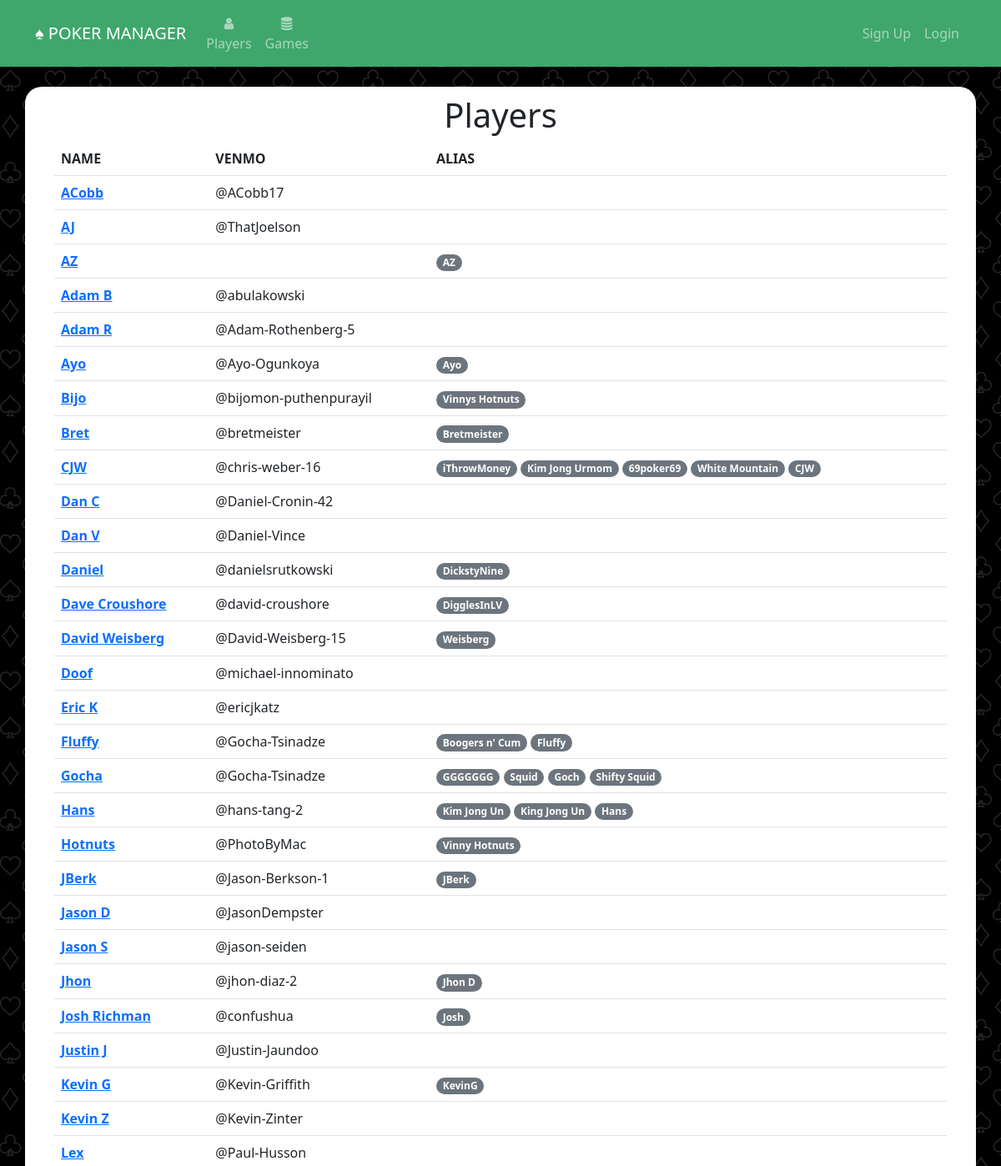
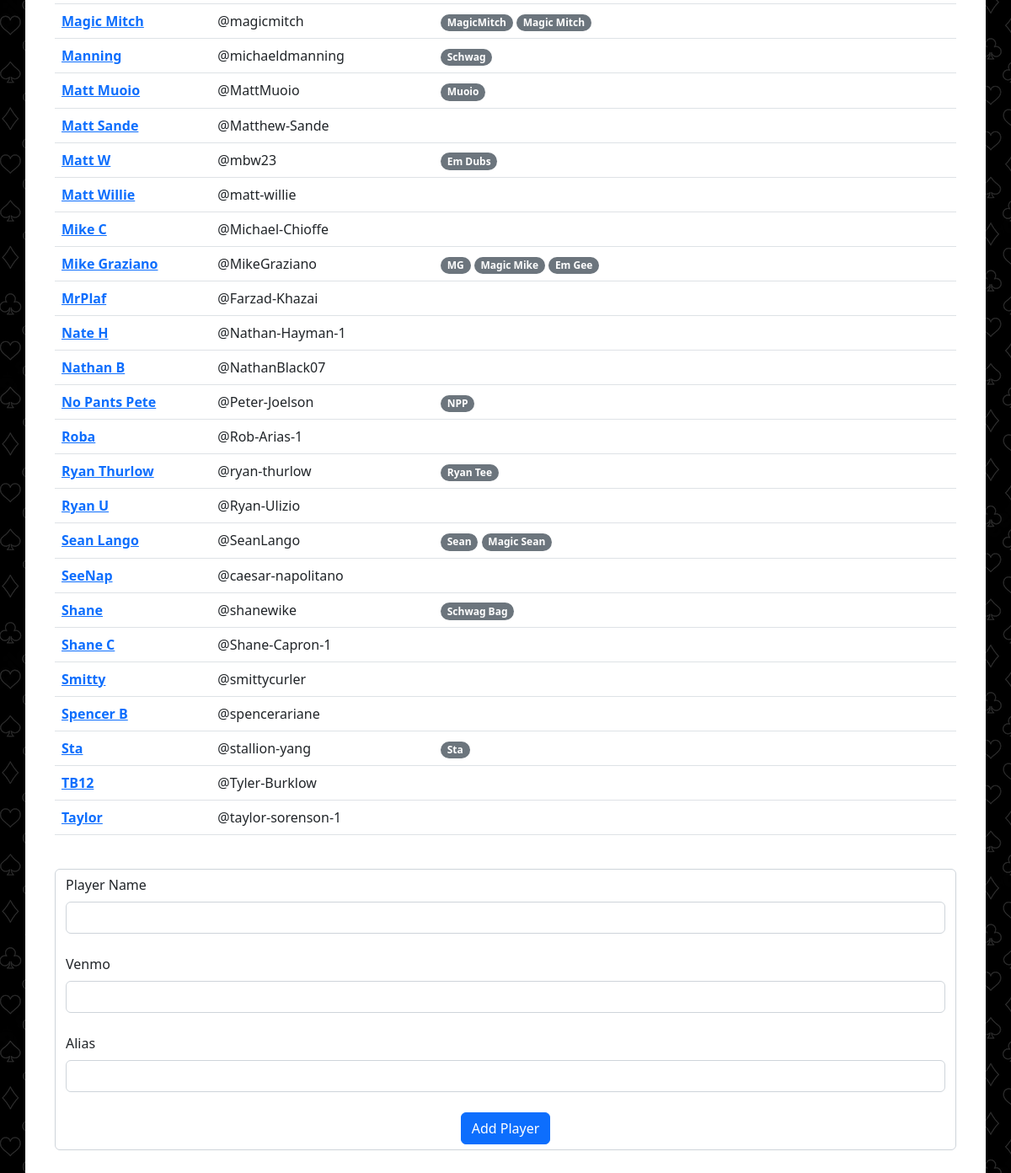
Before: /players with the older database file (2 pictures, top to bottom).
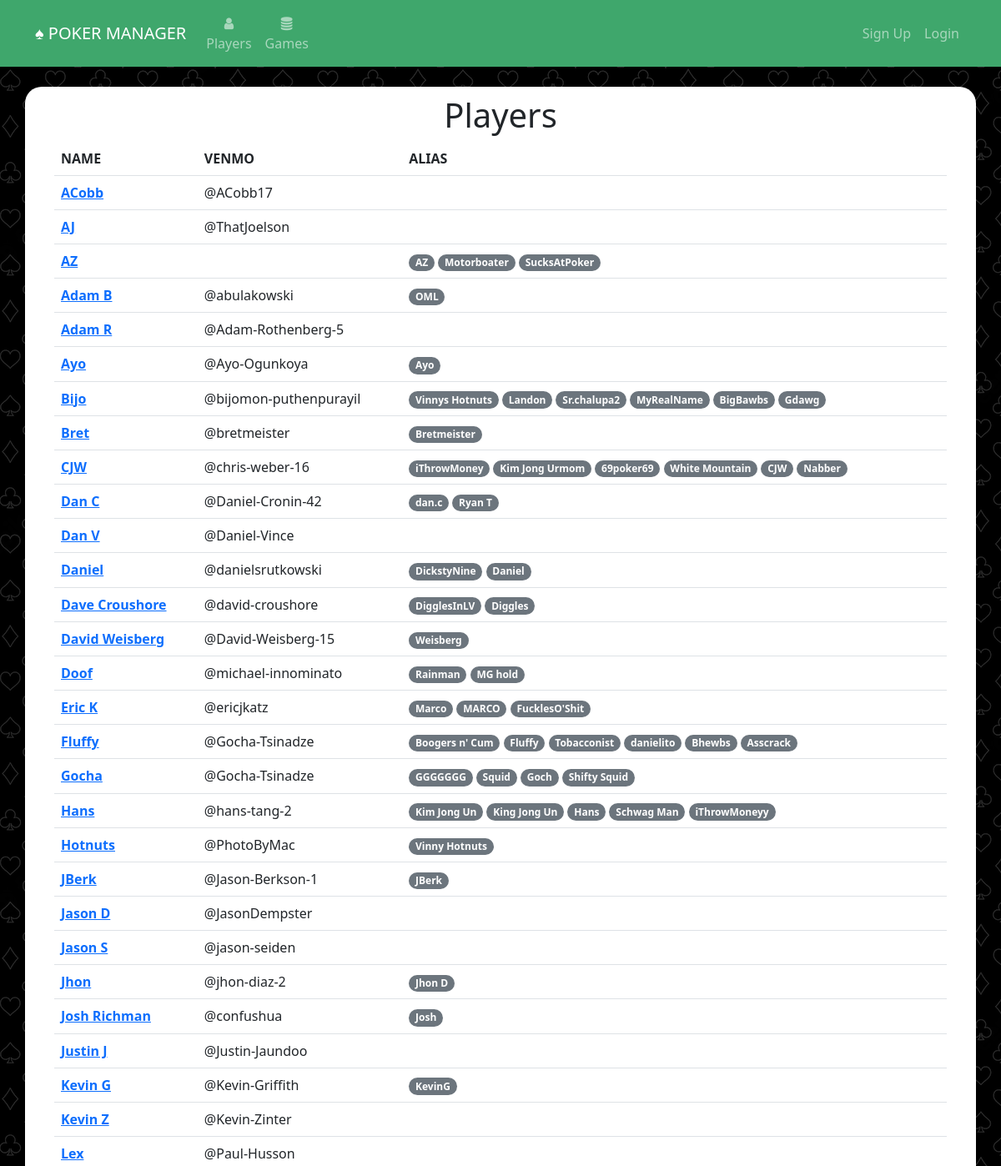
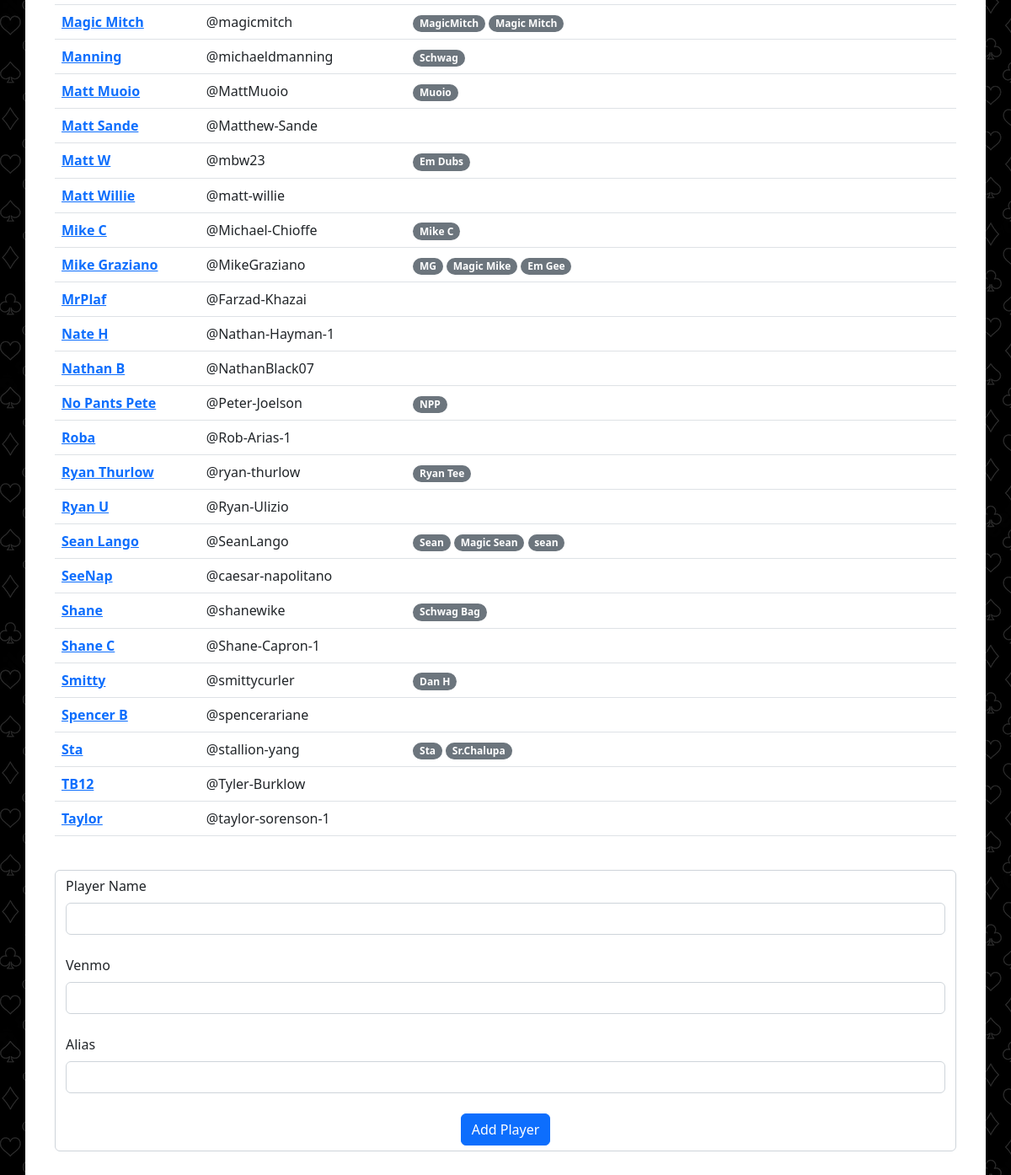
After: the same page with the newer database file (2 pictures, top to bottom).
### website/models.py (models this page shows)
class Player(db.Model):
	id = db.Column(db.Integer, primary_key=True)
	name = db.Column(db.String(150), unique=True)
	venmo = db.Column(db.String(300))
	email = db.Column(db.String(300))
	games_played = db.Column(db.Integer, default=0)
	aliases = db.relationship('Alias', backref='player')
	earnings = db.relationship('Earning', backref='player')
	user = db.relationship('User', backref='player')

class Alias(db.Model):
	id = db.Column(db.Integer, primary_key=True)
	alias = db.Column(db.String(150), unique=True)
	player_id = db.Column(db.Integer, db.ForeignKey('player.id'))

### website/views.py (the view, shortened to what this page needs)
@views.route('/players', methods=['GET','POST'])
def players():
	players = Player.query.order_by(Player.name.asc()).all()
	return render_template("players.html", user=current_user, players=players)

### website/templates/players.html (shortened to what this page needs)
{% extends "base.html" %}
{% block content %}
<h1 align="center">Players</h1>
<table class="table">
	<thead>
	  <tr>
		<th scope="col">NAME</th>
		<th scope="col">VENMO</th>
		<th scope="col">ALIAS</th>
	  </tr>
	</thead>
	<tbody>
	{% if players %}
	{% for player in players %}
		<tr>
			<td><a href="{{url_for('views.edit_player', player_id=player.id)}}" ><strong>{{ player.name }}</strong></a></td>
			<td>{{ player.venmo }}</td>
			<td>
				{% for alias in player.aliases %}
				<span class="badge rounded-pill bg-secondary">{{ alias.alias }}</span>
				{% endfor %}
			</td>
		</tr>
	{% endfor %}
	{% endif %}
</tbody>
</table>
<br/>
<form method="POST">
	<div class="form-control mb-3">
	<label for="player_name" class="form-label">Player Name</label>
	<input type="text" name="player_name" id="player_name" class="form-control"></input>
	<br/>
	<label for="player_venmo" class="form-label">Venmo</label>
	<input type="text" name="player_venmo" id="player_venmo" class="form-control"></input>
	<br/>
	<label for="player_alias" class="form-label">Alias</label>
	<input type="text" name="player_alias" id="player_alas" class="form-control"></input>
	<br/>
	<div align="center">
		<button type="submit" class="btn btn-primary">Add Player</button>
	</div>
	</div>
</form>
{% endblock %}

### website/templates/base.html (shortened to what this page needs)
<!DOCTYPE html>
<html>
    <head>
<link href="https://cdn.jsdelivr.net/npm/bootstrap@5.2.0-beta1/dist/css/bootstrap.min.css" rel="stylesheet">
    <link
      rel="stylesheet"
      href="https://stackpath.bootstrapcdn.com/font-awesome/4.7.0/css/font-awesome.min.css"
    />
    <link
      rel="stylesheet"
      href="static/style.css"
    />
    </head>
    <body>
        <nav class="navbar navbar-expand-lg navbar-dark" style="background-color: #3fa76c;">
            <div class="container-fluid" style="max-width: 1140px;margin-right:auto;margin-left:auto">
                <a class="navbar-brand" href="/">&spades; POKER MANAGER</a>
                <div class="collapse navbar-collapse justify-content-start" id="mainNavbar">
                    <div class="navbar-nav">
                        <ul class="navbar-nav me-auto mb-2 mb-lg-0">
                            <li class="nav-item" align="center"><a class="nav-link" id="nav-players" href="/players"><i class="fa fa-user" aria-hidden="true"></i><br/>Players</a></li>
                            <li class="nav-item" align="center"><a class="nav-link" id="nav-import-game" href="/games"><i class="fa fa-database" aria-hidden="true"></i><Br/>Games</a></li>
                        </ul>
                    </div>
                    <div class="navbar-nav ml-auto" style="margin-left: auto">
                        <ul class="navbar-nav me-auto mb-2 mb-lg-0">
                            {% if user and  user.is_authenticated %}
                            <div class="dropdown">
                                <button class="btn btn-light dropdown-toggle" type="button" data-bs-toggle="dropdown" aria-expanded="false">
                                {{user.first_name}} {{user.last_name}}
                                </button>
                                <ul class="dropdown-menu dropdown-menu-lg-end">
                                    <li><a class="dropdown-item" href="/profile">Profile</a></li>
                                    <li><a class="dropdown-item" id="nav-logout" href="/logout">Logout</a></li>
                                </ul>
                            </div>
                            {% else %}
                            <ul class="navbar-nav me-auto mb-2 mb-lg-0">
                                <li class="nav-item"><a class="nav-link" id="nav-signUp" href="/sign-up">Sign Up</a></li>
                                <li class="nav-item"><a class="nav-link" id="nav-login" href="/login">Login</a></li>
                            </ul>
                            {% endif %}
                        </ul>
                    </div>
                </div>
            </div>
        </nav>
        <br/>
        <div class="container h-100 body_container" style="max-width:1140px; background-color: #fff;">
            {% block content %}
            {% endblock %}
        </div>
    </body>
</html>

### website/static/style.css (style rules this page uses)
body { height: 100%; background-image: url('card_suits4.png'); }
.body_container { border-radius: 20px; padding: 10px 35px 35px 35px; }

Changed rows visible on the page:
added Alias: alias "Motorboater", shown under Player "AZ"
added Alias: alias "SucksAtPoker", shown under Player "AZ"
added Alias: alias "OML", shown under Player "Adam B"
added Alias: alias "Landon", shown under Player "Bijo"
added Alias: alias "Sr.chalupa2", shown under Player "Bijo"
added Alias: alias "MyRealName", shown under Player "Bijo"
added Alias: alias "BigBawbs", shown under Player "Bijo"
added Alias: alias "Gdawg", shown under Player "Bijo"
added Alias: alias "Nabber", shown under Player "CJW"
added Alias: alias "dan.c", shown under Player "Dan C"
added Alias: alias "Ryan T", shown under Player "Dan C"
added Alias: alias "Daniel", shown under Player "Daniel"
added Alias: alias "Diggles", shown under Player "Dave Croushore"
added Alias: alias "Rainman", shown under Player "Doof"
added Alias: alias "MG hold", shown under Player "Doof"
added Alias: alias "Marco", shown under Player "Eric K"
added Alias: alias "MARCO", shown under Player "Eric K"
added Alias: alias "FucklesO'Shit", shown under Player "Eric K"
added Alias: alias "Tobacconist", shown under Player "Fluffy"
added Alias: alias "danielito", shown under Player "Fluffy"
added Alias: alias "Bhewbs", shown under Player "Fluffy"
added Alias: alias "Asscrack", shown under Player "Fluffy"
added Alias: alias "Schwag Man", shown under Player "Hans"
added Alias: alias "iThrowMoneyy", shown under Player "Hans"
added Alias: alias "Mike C", shown under Player "Mike C"
added Alias: alias "sean", shown under Player "Sean Lango"
added Alias: alias "Dan H", shown under Player "Smitty"
added Alias: alias "Sr.Chalupa", shown under Player "Sta"
